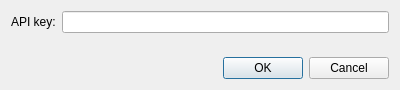
<?xml version="1.0" encoding="UTF-8"?>
<ui version="4.0">
 <class>SentinelAuthDialog</class>
 <widget class="QDialog" name="SentinelAuthDialog">
  <property name="windowModality">
   <enum>Qt::WindowModal</enum>
  </property>
  <property name="geometry">
   <rect>
    <x>0</x>
    <y>0</y>
    <width>400</width>
    <height>90</height>
   </rect>
  </property>
  <property name="sizePolicy">
   <sizepolicy hsizetype="Fixed" vsizetype="Fixed">
    <horstretch>0</horstretch>
    <verstretch>0</verstretch>
   </sizepolicy>
  </property>
  <property name="minimumSize">
   <size>
    <width>400</width>
    <height>90</height>
   </size>
  </property>
  <property name="maximumSize">
   <size>
    <width>400</width>
    <height>90</height>
   </size>
  </property>
  <property name="windowTitle">
   <string>SkyWatch API Key</string>
  </property>
  <layout class="QGridLayout" name="gridLayout">
   <item row="0" column="0">
    <layout class="QFormLayout" name="form">
     <item row="0" column="0">
      <widget class="QLabel" name="labelApiKey">
       <property name="text">
        <string>API key:</string>
       </property>
      </widget>
     </item>
     <item row="0" column="1">
      <widget class="QLineEdit" name="apiKey"/>
     </item>
    </layout>
   </item>
   <item row="1" column="0">
    <widget class="QDialogButtonBox" name="buttonBox">
     <property name="standardButtons">
      <set>QDialogButtonBox::Cancel|QDialogButtonBox::Ok</set>
     </property>
    </widget>
   </item>
  </layout>
 </widget>
 <resources/>
 <connections>
  <connection>
   <sender>buttonBox</sender>
   <signal>rejected()</signal>
   <receiver>SentinelAuthDialog</receiver>
   <slot>reject()</slot>
   <hints>
    <hint type="sourcelabel">
     <x>196</x>
     <y>76</y>
    </hint>
    <hint type="destinationlabel">
     <x>196</x>
     <y>52</y>
    </hint>
   </hints>
  </connection>
  <connection>
   <sender>buttonBox</sender>
   <signal>accepted()</signal>
   <receiver>SentinelAuthDialog</receiver>
   <slot>accept()</slot>
   <hints>
    <hint type="sourcelabel">
     <x>196</x>
     <y>76</y>
    </hint>
    <hint type="destinationlabel">
     <x>196</x>
     <y>52</y>
    </hint>
   </hints>
  </connection>
 </connections>
</ui>
